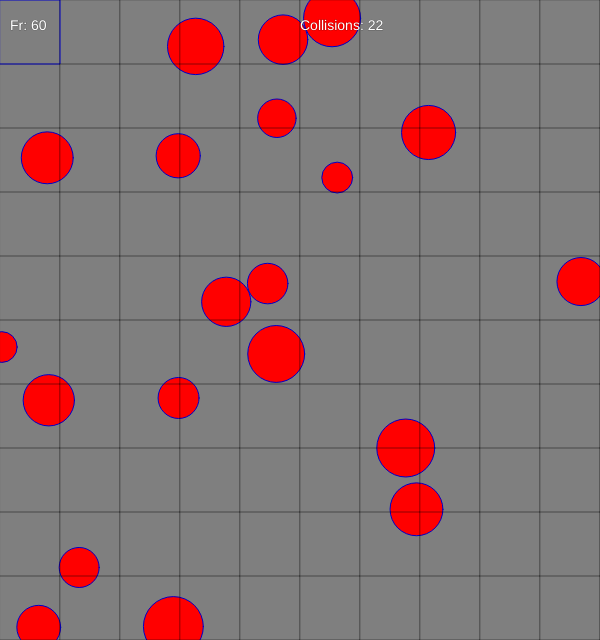
Frame 1 (no input)
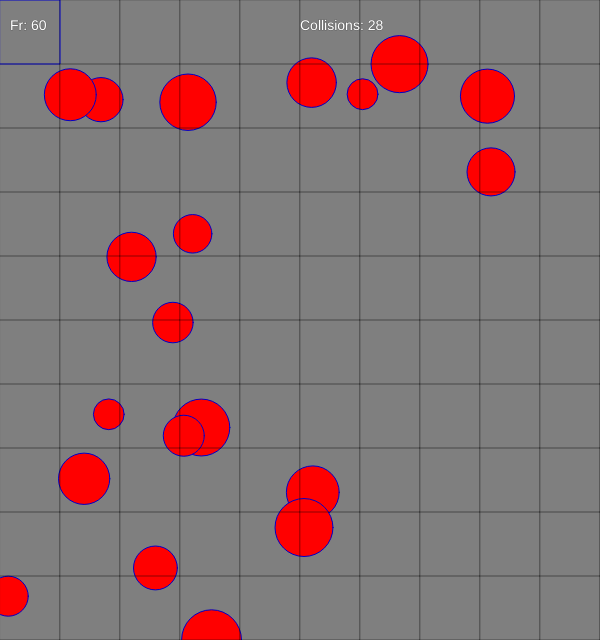
Frame 60 (no input)
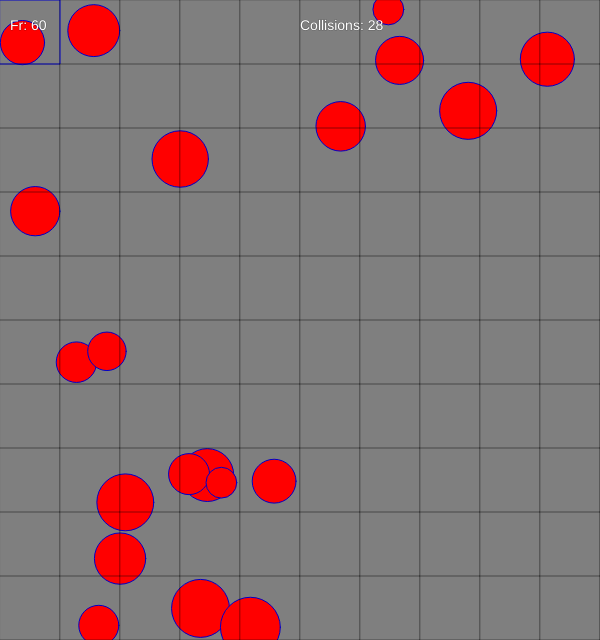
Frame 120 (the mouse pressed at the canvas centre since frame 60)

The p5.js sketch that drew these frames (run headless with seeded random() and noise() and a simulated clock; from frame 60 on, the mouse is pressed at the canvas centre):

// p5.js sketch
// ── sketch.js
let molecules = [];
const numOfMolecules = 20;
let interSectionCount = 0;
let minRadius = 15;
let maxRadius = 30;
let numberOfChecks = 0;
let numberOfRows = 10;
let numberOfCols = 10;
let rowWidth;
let colHeight;
let x = 20;
let y = 20;
let tempArray = [];


let moleculeKeyArray = [];

function setup() {
    createCanvas(600, 640);
    background(127);
    
    rowWidth = width/numberOfRows;
    colHeight = height/numberOfCols;
    
    //For every number of molecules, creates a new class molecule
    //and add it to the molecules array
    for (let i = 0; i < numOfMolecules; i++) {
        molecules.push(new Molecule());
        
    }
}

function draw() {
    background(127);

    molecules.forEach(molecule => {
        molecule.render();
        molecule.checkEdges();
        molecule.step();
        //moleculeKeyArray.push(molecule);
        
    });
    CheckCollision00(); 
    drawGrid();
    drawCol();
    drawFR();
    splitIntoGrids();
}

function splitIntoGrids(){
  
    
        for (let i =0; i < numberOfRows; i++)
        {
            tempArray[i] = [];
        for (let j = 0; j < numberOfCols; j++)
            {
                tempArray[i][j] = [];
            }
    }
       
    }


function drawGrid(){
    for (let i =0; i <= numberOfRows; i++){
        for (let j = 0; j <= numberOfCols; j++)
            {
                noFill();
                rect(rowWidth*i,colHeight*j,rowWidth,colHeight);
                stroke(0,0,0,60);
                
            }
    }
}

function drawCol(){
    fill(255);
    textSize(14);
    text('Collisions: ' + interSectionCount,300,30);
    numberOfChecks = 0;
    interSectionCount = 0;
}

function drawFR(){
    fill(255);
    textSize(14);
    text('Fr: ' + frameRate().toFixed(0),10,30);
}
   

function CheckCollision00 () {
 
    //console.time("Checkintersections00");
    for(let i = 0;i < molecules.length;i++){  
            for (let j =0;j< molecules.length;j++){
                
                numberOfChecks++;
                    let distanceVec = p5.Vector.sub(molecules[i].position,molecules[j].position);
                    let distanceMag = distanceVec.mag();
                
                    if (distanceMag < 50)
                        {
                            interSectionCount++;
                            
                        }
                  
                  
            }
        }
    //console.log("Number of checks = " + numberOfChecks);
    //console.timeEnd("Checkintersections00");
    }

    

function CheckCollision01 () {
 
    //console.time("Checkintersections01");
    for(let i = 0;i < molecules.length;i++){  
            for (let j =i+1;j< molecules.length;j++){
                
                numberOfChecks++;
                    let distanceVec = p5.Vector.sub(molecules[i].position,molecules[j].position);
                    let distanceMag = distanceVec.mag();
                
                    if (distanceMag < 50)
                        {
                            interSectionCount++;
                            
                        }
                  
                  
            }
        }
    //console.log("Number of checks = " + numberOfChecks);
    //console.timeEnd("Checkintersections01");
    }
// ── code.html
<head>
    <script language="javascript" type="text/javascript" src="p5.min.js"></script>
    <script language="javascript" type="text/javascript" src="molecule.js"></script>
    <script language="javascript" type="text/javascript" src="sketch.js"></script>
     <script language="javascript" type="text/javascript" src="dat.gui.min.js"></script>
</head>

<body>
</body>
// ── molecule.js
class Molecule {
    constructor(){
        this.position = createVector(random(width),random(height));
        this.velocity = createVector(random(-2,2),random(-2,2));
        this.radius = random(minRadius,maxRadius);
    }
    
    
    render() {
        stroke(0,0,200);
        strokeWeight(1)
        fill(255,0,0);
        push()
            translate(this.position.x,this.position.y)
            ellipse(0,0,this.radius*2,this.radius*2);
        pop();
    }
    
    step() {
        this.position.add(this.velocity);
    }
    
    checkEdges(){
        
        if(this.position.x < 0 || this.position.x > width){
            this.velocity.x = this.velocity.x * -1
        }
        
        if(this.position.y < 0 || this.position.y > height){
            this.velocity.y = this.velocity.y * -1
        }
    }
    
    
    
}
